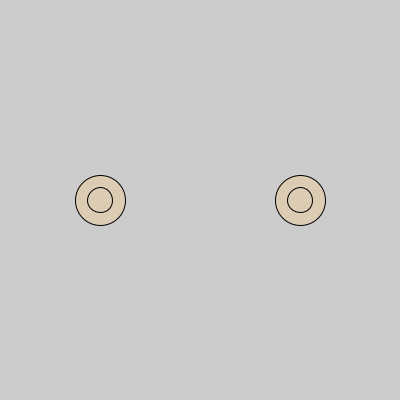
Frame 1 (no input)
Frame 60 (the mouse pressed at the canvas centre just before this capture): identical to frame 1, image omitted
Frame 120 (the mouse held since frame 60 and released just before this capture): identical to frame 1, image omitted

The Processing sketch that drew this single still picture (run headless with seeded random() and noise(); from frame 60 on, the mouse is pressed at the canvas centre):

// Processing sketch: Functions
// ── Functions.pde
void setup(){
  size(400, 400);
  eye(100, 200);
  eye(300, 200);
}
void draw(){
  
}

void eye(int x, int y){
  fill(219, 204, 179);
  circle(x, y, 50);
  circle(x, y, 25);
}
